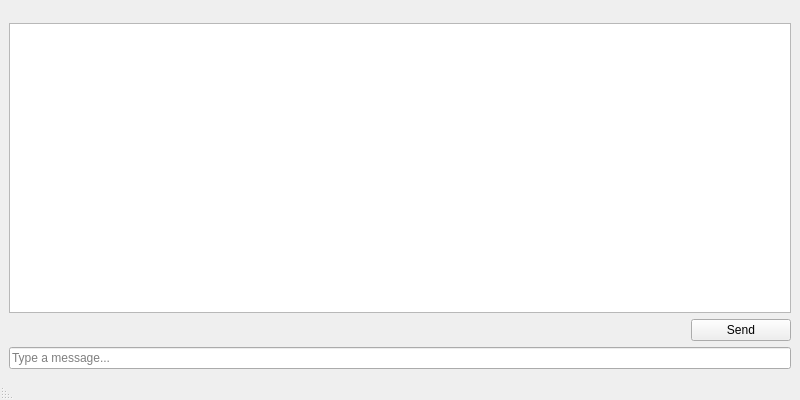
<?xml version="1.0" encoding="UTF-8"?>
<ui version="4.0">
 <class>MainWindow</class>
 <widget class="QMainWindow" name="MainWindow">
  <property name="geometry">
   <rect>
    <x>0</x>
    <y>0</y>
    <width>800</width>
    <height>400</height>
   </rect>
  </property>
  <property name="minimumSize">
   <size>
    <width>500</width>
    <height>400</height>
   </size>
  </property>
  <property name="windowTitle">
   <string>Qt Chat</string>
  </property>
  <property name="layoutDirection">
   <enum>Qt::LayoutDirection::RightToLeft</enum>
  </property>
  <widget class="QWidget" name="centralwidget">
   <layout class="QHBoxLayout" name="horizontalLayout">
    <item>
     <layout class="QVBoxLayout" name="verticalLayout">
      <property name="topMargin">
       <number>14</number>
      </property>
      <item>
       <widget class="QTextEdit" name="chatView">
        <property name="minimumSize">
         <size>
          <width>500</width>
          <height>240</height>
         </size>
        </property>
        <property name="readOnly">
         <bool>true</bool>
        </property>
        <property name="html">
         <string>&lt;!DOCTYPE HTML PUBLIC &quot;-//W3C//DTD HTML 4.0//EN&quot; &quot;http://www.w3.org/TR/REC-html40/strict.dtd&quot;&gt;
&lt;html&gt;&lt;head&gt;&lt;meta name=&quot;qrichtext&quot; content=&quot;1&quot; /&gt;&lt;meta charset=&quot;utf-8&quot; /&gt;&lt;style type=&quot;text/css&quot;&gt;
p, li { white-space: pre-wrap; }
hr { height: 1px; border-width: 0; }
li.unchecked::marker { content: &quot;\2610&quot;; }
li.checked::marker { content: &quot;\2612&quot;; }
&lt;/style&gt;&lt;/head&gt;&lt;body style=&quot; font-family:'Segoe UI'; font-size:9pt; font-weight:400; font-style:normal;&quot;&gt;
&lt;p style=&quot;-qt-paragraph-type:empty; margin-top:0px; margin-bottom:0px; margin-left:0px; margin-right:0px; -qt-block-indent:0; text-indent:0px;&quot;&gt;&lt;br /&gt;&lt;/p&gt;&lt;/body&gt;&lt;/html&gt;</string>
        </property>
        <property name="placeholderText">
         <string/>
        </property>
       </widget>
      </item>
      <item>
       <widget class="QPushButton" name="sendButton">
        <property name="maximumSize">
         <size>
          <width>100</width>
          <height>16777215</height>
         </size>
        </property>
        <property name="text">
         <string>Send</string>
        </property>
       </widget>
      </item>
      <item>
       <widget class="QLineEdit" name="messageEdit">
        <property name="maximumSize">
         <size>
          <width>16777215</width>
          <height>300</height>
         </size>
        </property>
        <property name="layoutDirection">
         <enum>Qt::LayoutDirection::LeftToRight</enum>
        </property>
        <property name="autoFillBackground">
         <bool>false</bool>
        </property>
        <property name="styleSheet">
         <string notr="true"/>
        </property>
        <property name="placeholderText">
         <string>Type a message...</string>
        </property>
       </widget>
      </item>
     </layout>
    </item>
   </layout>
  </widget>
  <widget class="QMenuBar" name="menubar">
   <property name="geometry">
    <rect>
     <x>0</x>
     <y>0</y>
     <width>800</width>
     <height>19</height>
    </rect>
   </property>
  </widget>
  <widget class="QStatusBar" name="statusbar"/>
 </widget>
 <resources/>
 <connections/>
</ui>
